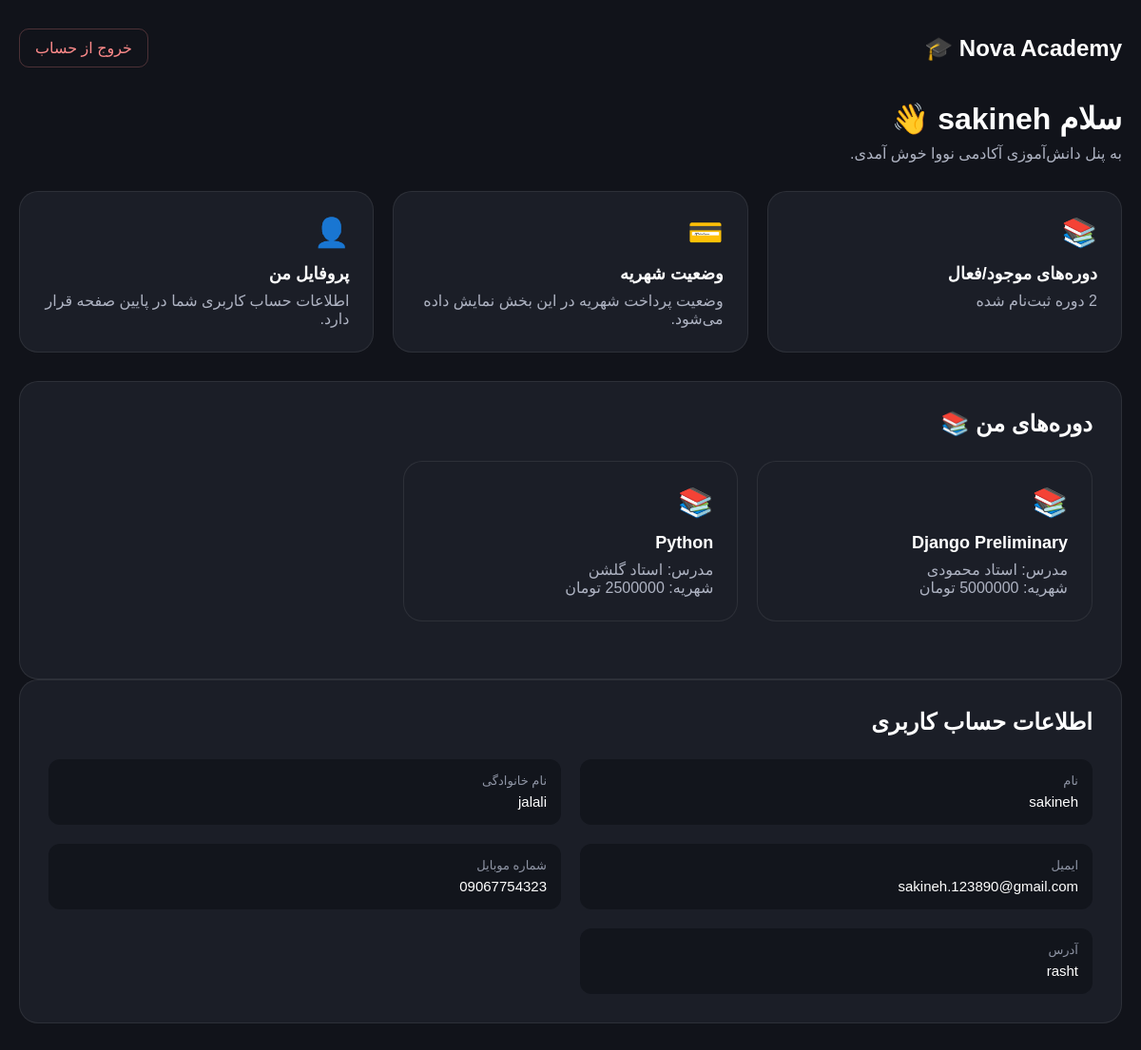
Page /dashboard/ (signed in) on the committed database.
### NAVA_ACADEMI/models.py (models this page shows, shortened)
class Enrollment(models.Model):
    student = models.ForeignKey(
        User,
        on_delete=models.CASCADE,
        related_name='enrollments'
    )
    course = models.ForeignKey(
        Course,
        on_delete=models.CASCADE,
        related_name='enrollments'
    )
    created_at = models.DateTimeField(
        auto_now_add=True,
        verbose_name='تاریخ ثبت نام'
    )
    class Meta:
        constraints = [
            models.UniqueConstraint(
                fields=['student', 'course'],
                name='unique_student_course'
            )
        ]

class Course(models.Model):
    title = models.CharField(
        max_length=200,
        verbose_name='عنوان دوره'
    )
    description = models.TextField(
        verbose_name='توضیحات دوره'
    )
    teacher = models.CharField(
        max_length=150,
        verbose_name='مدرس'
    )
    capacity = models.PositiveIntegerField(
        verbose_name='ظرفیت'
    )
    price = models.PositiveIntegerField(
        verbose_name='شهریه'
    )
    start_date = models.DateField(
        verbose_name='تاریخ شروع'
    )
    is_active = models.BooleanField(
        default=True,
        verbose_name='فعال'
    )
    created_at = models.DateTimeField(
        auto_now_add=True,
        verbose_name='تاریخ ایجاد'
    )

class StudentProfile(models.Model):
    user = models.OneToOneField(
        User,
        on_delete=models.CASCADE,
        related_name='student_profile'
    )
    phone = models.CharField(
        max_length=15,
        verbose_name='شماره موبایل'
    )
    address = models.TextField(
        blank=True,
        verbose_name='آدرس'
    )
    profile_image = models.ImageField(
        upload_to='students/',
        blank=True,
        null=True,
        verbose_name='عکس پروفایل'
    )
    created_at = models.DateTimeField(
        auto_now_add=True,
        verbose_name='تاریخ ثبت نام'
    )

### NAVA_ACADEMI/views.py (the view)
# urls.py: path('dashboard/', views.student_dashboard, name='student_dashboard'),
@login_required(login_url='login')
def student_dashboard(request):
    user = request.user
    profile = user.student_profile
    enrollments = Enrollment.objects.filter(
        student=user,
        payment__status='paid'
    ).select_related('course')
    pending_payments = Payment.objects.filter(
        enrollment__student=user,
        status='pending'
    ).select_related(
        'enrollment__course'
    )
    return render(
        request,
        'nava_academy/dashboard.html',
        {
            'user': user,
            'profile': profile,
            'enrollments': enrollments,
            'pending_payments': pending_payments,
        }
    )

### templates/nava_academy/dashboard.html (shortened to what this page needs)
{% load static %}
<!DOCTYPE html>
<html lang="fa" dir="rtl">
<head>
    <link rel="stylesheet" href="{% static 'css/dashboard.css' %}">
</head>
<body>
    <main class="dashboard">
        <header class="dashboard-header">
            <div class="brand">
                Nova Academy 🎓
            </div>
            <a href="{% url 'logout' %}" class="logout">
                خروج از حساب
            </a>
        </header>
        <section class="welcome">
            <h1>
                سلام {{ user.first_name }} 👋
            </h1>
            <p>
                به پنل دانش‌آموزی آکادمی نووا خوش آمدی.
            </p>
        </section>
        <section class="dashboard-cards">
            <a href="{% url 'course_list' %}" class="dashboard-card">
            <div class="card-icon">
                📚
            </div>
            <h3>
                دوره‌های موجود/فعال
            </h3>
            <p>
                {{ enrollments|length }} دوره ثبت‌نام شده
            </p>
        </a>
            <div class="dashboard-card">
                <div class="card-icon">
                    💳
                </div>
                <h3>
                    وضعیت شهریه
                </h3>
                <p>
                    وضعیت پرداخت شهریه در این بخش نمایش داده می‌شود.
                </p>
            </div>
            <div class="dashboard-card">
                <div class="card-icon">
                    👤
                </div>
                <h3>
                    پروفایل من
                </h3>
                <p>
                    اطلاعات حساب کاربری شما در پایین صفحه قرار دارد.
                </p>
            </div>
        </section>
        <section class="profile-box">
            <h2>
                دوره‌های من 📚
            </h2>
            {% if enrollments %}
                <div class="dashboard-cards">
                    {% for enrollment in enrollments %}
                        <a
                            href="{% url 'course_detail' enrollment.course.id %}"
                            class="dashboard-card"
                        >
                            <div class="card-icon">
                                📚
                            </div>
                            <h3>
                                {{ enrollment.course.title }}
                            </h3>
                            <p>
                                مدرس:
                                {{ enrollment.course.teacher }}
                            </p>
                            <p>
                                شهریه:
                                {{ enrollment.course.price }} تومان
                            </p>
                        </a>
                    {% endfor %}
                </div>
            {% else %}
                <p>
                    هنوز در هیچ دوره‌ای ثبت‌نام نکرده‌اید.
                </p>
            {% endif %}
        </section>
        <section class="profile-box">
            <h2>
                اطلاعات حساب کاربری
            </h2>
            <div class="profile-info">
                <div class="info-item">
                    <span class="info-label">
                        نام
                    </span>
                    <span class="info-value">
                        {{ user.first_name }}
                    </span>
                </div>
                <div class="info-item">
                    <span class="info-label">
                        نام خانوادگی
                    </span>
                    <span class="info-value">
                        {{ user.last_name }}
                    </span>
                </div>
                <div class="info-item">
                    <span class="info-label">
                        ایمیل
                    </span>
                    <span class="info-value">
                        {{ user.email }}
                    </span>
                </div>
                <div class="info-item">
                    <span class="info-label">
                        شماره موبایل
                    </span>
                    <span class="info-value">
                        {{ profile.phone }}
                    </span>
                </div>
                <div class="info-item">
                    <span class="info-label">
                        آدرس
                    </span>
                    <span class="info-value">
                        {{ profile.address|default:"ثبت نشده" }}
                    </span>
                </div>
            </div>
        </section>
    </main>
</body>
</html>

### static/css/dashboard.css (style rules this page uses)
* { box-sizing: border-box; }
body { margin: 0; min-height: 100vh; font-family: "Vazirmatn", sans-serif; background: #11131a; color: #ffffff; }
.dashboard { width: 100%; max-width: 1200px; margin: 0 auto; padding: 30px 20px; }
.dashboard-header { display: flex; align-items: center; justify-content: space-between; margin-bottom: 35px; }
.brand { font-size: 24px; font-weight: 800; }
.logout { text-decoration: none; color: #ff8b8b; padding: 10px 16px; border: 1px solid rgba(255, 139, 139, 0.25); border-radius: 10px; transition: 0.2s ease; }
.welcome { margin-bottom: 30px; }
.welcome h1 { margin: 0 0 8px; font-size: 32px; }
.welcome p { margin: 0; color: #aeb3c2; }
.dashboard-cards { display: grid; grid-template-columns: repeat(3, 1fr); gap: 20px; margin-bottom: 30px; }
.dashboard-card { background: #1b1e27; border: 1px solid rgba(255, 255, 255, 0.08); border-radius: 20px; padding: 25px; transition: 0.2s ease; }
.card-icon { font-size: 30px; margin-bottom: 15px; }
.dashboard-card h3 { margin: 0 0 8px; font-size: 18px; }
.dashboard-card p { margin: 0; color: #aeb3c2; }
.profile-box { background: #1b1e27; border: 1px solid rgba(255, 255, 255, 0.08); border-radius: 20px; padding: 30px; }
.profile-box h2 { margin-top: 0; margin-bottom: 25px; }
.profile-info { display: grid; grid-template-columns: repeat(2, 1fr); gap: 20px; }
.info-item { background: #12151c; border-radius: 12px; padding: 15px; }
.info-label { display: block; color: #8f95a5; font-size: 13px; margin-bottom: 6px; }
.info-value { font-size: 15px; }
.dashboard-card { background: #1b1e27; border: 1px solid rgba(255, 255, 255, 0.08); border-radius: 20px; padding: 25px; transition: 0.2s ease; text-decoration: none; color: inherit; }

### rows in the picture
Enrollment: course "Django Preliminary", course.teacher "استاد محمودی"
Enrollment: course "Python", course.teacher "استاد گلشن"
StudentProfile: phone "09067754323", address "rasht"

### other values in the picture
{{ enrollments|length }} "2"
{{ user.first_name }} "sakineh"
{{ user.last_name }} "jalali"
{{ user.email }} "sakineh.123890@gmail.com"
